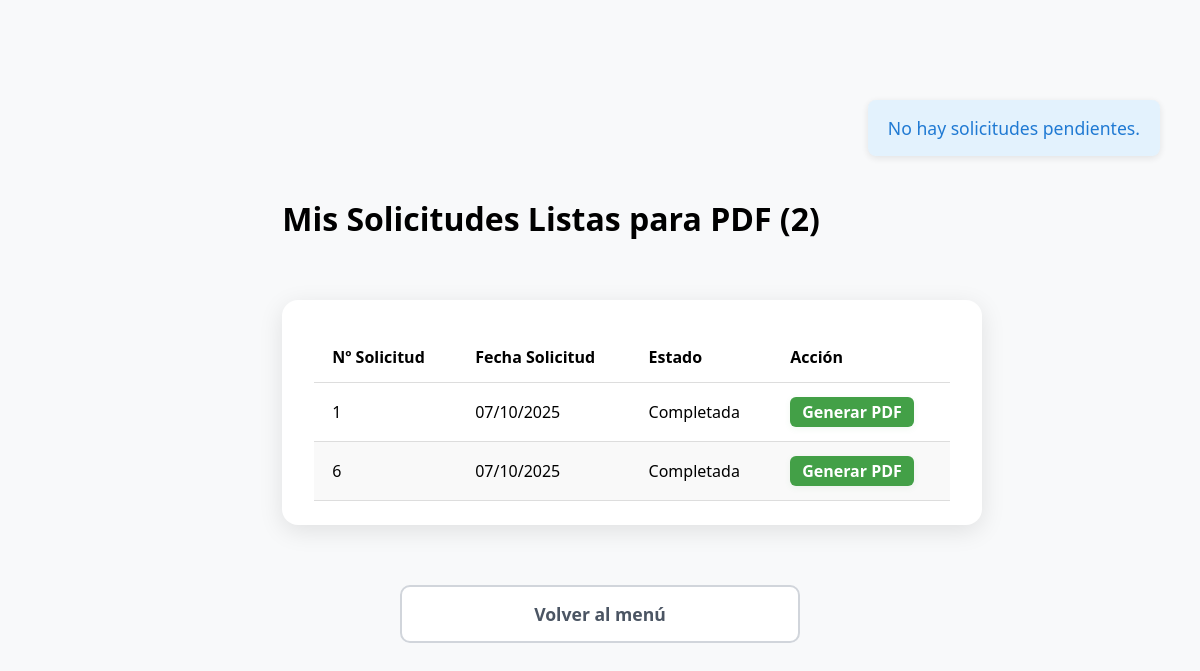
Page /ver_solicitudes (signed in) on the committed database.
### app/models.py (models this page shows)
class SolicitudInsumo(db.Model):
    __tablename__ = 'solicitudes'
    id_solicitud = db.Column(db.Integer, primary_key=True, autoincrement=True)
    fecha_solicitud = db.Column(db.Date, default=lambda: datetime.now(timezone.utc).date())
    estado = db.Column(db.Boolean, nullable=False, default=False)  # False: pendiente, True: entregado
    id_usuario = db.Column(db.Integer, db.ForeignKey('usuarios.id_usuario'), nullable=False)
    detalles = db.relationship('SolicitudDetalle', backref='solicitud', lazy=True)

### app/routes.py (the view)
@app.route('/ver_solicitudes', methods=['GET'])
@login_required
def ver_solicitudes():
    solicitudes_pendientes = db.session.scalars(
        sa.select(SolicitudInsumo)
        .join(User)
        .where(SolicitudInsumo.estado == False)
        .order_by(SolicitudInsumo.fecha_solicitud.desc())
    ).all()
    if not solicitudes_pendientes:
        flash('No hay solicitudes pendientes.', 'info')
    solicitudes_completadas_usuario = db.session.scalars(
        sa.select(SolicitudInsumo)
        .where(SolicitudInsumo.id_usuario == current_user.id_usuario)
        .filter(sa.not_(SolicitudInsumo.detalles.any(SolicitudDetalle.salidas == None)))
        .order_by(SolicitudInsumo.fecha_solicitud.desc())
    ).all()
    print("Solicitudes completadas para PDF:", [s.id_solicitud for s in solicitudes_completadas_usuario])
    return render_template('ver_solicitudes.html', solicitudes_pendientes=solicitudes_pendientes, solicitudes_completadas_usuario=solicitudes_completadas_usuario)

### app/models.py (called while the page is built)
@login.user_loader
def load_user(id_usuario):
    return db.session.get(User, int(id_usuario))

### app/templates/ver_solicitudes.html (shortened to what this page needs)
{% extends "base.html" %}
{% block content %}
<div class="page-container">
    {% if solicitudes_completadas_usuario %}
        <h1 style="margin-top: 40px;">Mis Solicitudes Listas para PDF ({{ solicitudes_completadas_usuario|length }})</h1>
        <div class="table-container">
            <table>
                <thead>
                    <tr>
                        <th>Nº Solicitud</th>
                        <th>Fecha Solicitud</th>
                        <th>Estado</th>
                        <th>Acción</th>
                    </tr>
                </thead>
                <tbody>
                    {% for solicitud in solicitudes_completadas_usuario %}
                    <tr>
                        <td>{{ solicitud.id_solicitud }}</td>
                        <td>{{ solicitud.fecha_solicitud.strftime('%d/%m/%Y') }}</td>
                        <td><span class="entregado-badge">Completada</span></td>
                        <td>
                            <a href="{{ url_for('generar_pdf_solicitud', solicitud_id=solicitud.id_solicitud) }}" class="btn-agregar" style="text-decoration: none;">Generar PDF</a>
                        </td>
                    </tr>
                    {% endfor %}
                </tbody>
            </table>
        </div>
    {% elif not current_user.rol.id_rol==1 %}
        <p class="text-center mt-4">No tienes solicitudes completadas pendientes de generar PDF.</p>
    {% endif %}
    <div class="action-buttons-footer" style="max-width: 400px; margin: 40px auto 0 auto;">
        <a class="btn-footer-outline" href="{{ url_for('index') }}">Volver al menú</a>
    </div>
</div>
{% endblock %}

### app/static/style.css (style rules this page uses)
body { font-family: system-ui; background-color: #f8f9fa; margin: 0; padding: 0; display: flex; justify-content: center; align-items: center; height: 100vh; }
.table-container { background-color: #fff; padding: 32px 32px 24px 32px; border-radius: 16px; box-shadow: 0 6px 24px rgba(0, 0, 0, 0.10); max-width: 1100px; width: 100%; margin: 60px auto; }
table { width: 100%; border-collapse: collapse; }
th, td { padding: 14px 18px; text-align: left; border-bottom: 1px solid #ddd; }
tr:nth-child(even) { background-color: #f9f9f9; }
.btn-agregar { background-color: #43a047; color: #fff !important; border: none; border-radius: 6px; padding: 4px 12px; font-size: 1rem; font-weight: 600; cursor: pointer; transition: background 0.2s, box-shadow 0.2s; box-shadow: 0 2px 6px rgba(67,160,71,0.08); margin-top: 0; margin-bottom: 0; text-decoration: none; display: inline-block; }
.action-buttons-footer { margin-top: 30px; display: flex; flex-direction: column; gap: 12px; }
.action-buttons-footer a { display: block; width: 100%; padding: 15px 20px; font-size: 1.1rem; font-weight: 600; text-align: center; text-decoration: none; border-radius: 10px; transition: all 0.2s ease-in-out; box-sizing: border-box; }
.btn-footer-outline { background-color: white; color: #4b5563 !important; border: 2px solid #d1d5db; }

### rows in the picture
SolicitudInsumo: id_solicitud "1", fecha_solicitud "07/10/2025"
SolicitudInsumo: id_solicitud "6", fecha_solicitud "07/10/2025"

### other values in the picture
{{ solicitudes_completadas_usuario|length }} "2"
{{ message }} "No hay solicitudes pendientes."
